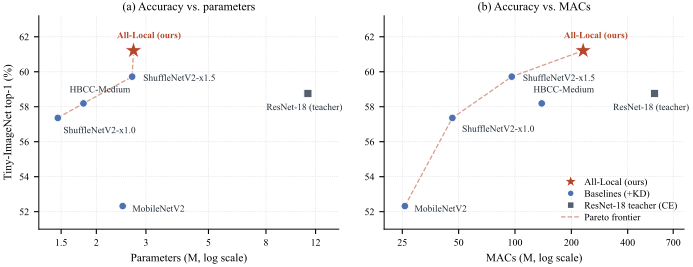

This chart was generated by the following Python code:
"""Figure 2: accuracy against parameters and against MACs on Tiny-ImageNet.

Cost from the M1-v3 benchmark (Tesla T4, fp32, 32x32, 200-class head, single session).
Accuracy is Tiny-ImageNet top-1 validation, mean over three seeds; every student is
trained with the same ResNet-18 teacher, alpha = 0.5, T = 4. ResNet-18 itself is the
CE-trained teacher and is marked separately.

Only matplotlib mathtext is used, so no LaTeX spacing macros may appear in labels.

Renders at 7.0 x 2.7 in for a two-column \\begin{figure*}.
Run:  python paper/figures/fig2_pareto.py
Out:  paper/figures/fig2_pareto.pdf (+ .png preview)
"""
from pathlib import Path

import matplotlib
matplotlib.use("Agg")
import matplotlib.pyplot as plt
from matplotlib.ticker import NullFormatter

OUT = Path(__file__).resolve().parent

plt.rcParams.update({
    "font.family": "serif",
    "font.serif": ["Times New Roman", "DejaVu Serif"],
    "font.size": 7.6,
    "axes.labelsize": 8.2,
    "axes.titlesize": 8.6,
    "xtick.labelsize": 7.2,
    "ytick.labelsize": 7.2,
    "legend.fontsize": 7.0,
    "pdf.fonttype": 42,
    "ps.fonttype": 42,
    "axes.linewidth": 0.7,
})

# name, params (M), MACs (M), top-1 (%), is_ours, is_teacher,
# label offset for panel (a) and for panel (b), in points
MODELS = [
    ("MobileNetV2",         2.48,  25.8, 52.32, False, False, (7, -4),   (7, -4)),
    ("ShuffleNetV2-x1.0",   1.46,  46.3, 57.36, False, False, (4, -11),  (7, -10)),
    ("ShuffleNetV2-x1.5",   2.68,  96.1, 59.72, False, False, (8, -3),   (8, -3)),
    ("HBCC-Medium",         1.80, 138.9, 58.19, False, False, (-10, 8),  (-6, 8)),
    ("ResNet-18 (teacher)", 11.27, 556.8, 58.76, False, True, (-30, -12), (-30, -12)),
    ("All-Local (ours)",    2.71, 231.3, 61.21, True,  False, (-12, 9),  (-14, 9)),
]

C_BASE = "#4C72B0"
C_TEACH = "#55606E"
C_OURS = "#B5482A"


def pareto(points):
    """Upper-left frontier: no other model is both cheaper and at least as accurate."""
    front = [p for p in points
             if not any(q[0] <= p[0] and q[1] >= p[1] and q != p for q in points)]
    return sorted(front)


def panel(ax, xvals, offs, xlabel, title):
    pts = [(x, m[3]) for x, m in zip(xvals, MODELS)]
    fx, fy = zip(*pareto(pts))
    ax.plot(fx, fy, color=C_OURS, linewidth=0.9, linestyle="--", alpha=0.55,
            zorder=1, label="Pareto frontier")

    for x, m, (dx, dy) in zip(xvals, MODELS, offs):
        name, _, _, acc, ours, teacher = m[0], m[1], m[2], m[3], m[4], m[5]
        if ours:
            ax.scatter([x], [acc], marker="*", s=190, color=C_OURS,
                       edgecolor="white", linewidth=0.7, zorder=5)
        elif teacher:
            ax.scatter([x], [acc], marker="s", s=34, color=C_TEACH,
                       edgecolor="white", linewidth=0.6, zorder=4)
        else:
            ax.scatter([x], [acc], marker="o", s=30, color=C_BASE,
                       edgecolor="white", linewidth=0.6, zorder=4)
        ax.annotate(name, (x, acc), textcoords="offset points", xytext=(dx, dy),
                    fontsize=6.8, color=C_OURS if ours else "#1F2933",
                    fontweight="bold" if ours else "normal", zorder=6)

    ax.set_xscale("log")
    ax.set_xlabel(xlabel)
    ax.set_title(title, pad=4)
    ax.grid(True, which="major", linestyle=":", linewidth=0.5, alpha=0.55)
    ax.set_ylim(51.0, 63.2)
    for s in ("top", "right"):
        ax.spines[s].set_visible(False)


fig, (ax1, ax2) = plt.subplots(1, 2, figsize=(7.0, 2.7))

panel(ax1, [m[1] for m in MODELS], [m[6] for m in MODELS],
      "Parameters (M, log scale)", "(a) Accuracy vs. parameters")
ax1.set_ylabel("Tiny-ImageNet top-1 (%)")
ax1.set_xlim(1.25, 14.5)
ax1.set_xticks([1.5, 2, 3, 5, 8, 12])
ax1.set_xticklabels(["1.5", "2", "3", "5", "8", "12"])

panel(ax2, [m[2] for m in MODELS], [m[7] for m in MODELS],
      "MACs (M, log scale)", "(b) Accuracy vs. MACs")
ax2.set_xlim(20, 800)
ax2.set_xticks([25, 50, 100, 200, 400, 700])
ax2.set_xticklabels(["25", "50", "100", "200", "400", "700"])

# the automatic log-minor labels collide with the fixed major ticks
for ax in (ax1, ax2):
    ax.xaxis.set_minor_formatter(NullFormatter())
    ax.xaxis.set_minor_locator(matplotlib.ticker.NullLocator())

handles = [
    plt.Line2D([], [], marker="*", color=C_OURS, linestyle="none", markersize=11,
               markeredgecolor="white", label="All-Local (ours)"),
    plt.Line2D([], [], marker="o", color=C_BASE, linestyle="none", markersize=5,
               markeredgecolor="white", label="Baselines (+KD)"),
    plt.Line2D([], [], marker="s", color=C_TEACH, linestyle="none", markersize=5,
               markeredgecolor="white", label="ResNet-18 teacher (CE)"),
    plt.Line2D([], [], color=C_OURS, linestyle="--", linewidth=0.9, alpha=0.55,
               label="Pareto frontier"),
]
ax2.legend(handles=handles, loc="lower right", frameon=False, handletextpad=0.4,
           borderpad=0.2, labelspacing=0.3)

fig.tight_layout(pad=0.3, w_pad=1.6)
fig.savefig(OUT / "fig2_pareto.pdf", bbox_inches="tight", pad_inches=0.02)
fig.savefig(OUT / "fig2_pareto.png", dpi=400, bbox_inches="tight", pad_inches=0.02)
print("wrote", OUT / "fig2_pareto.pdf")
